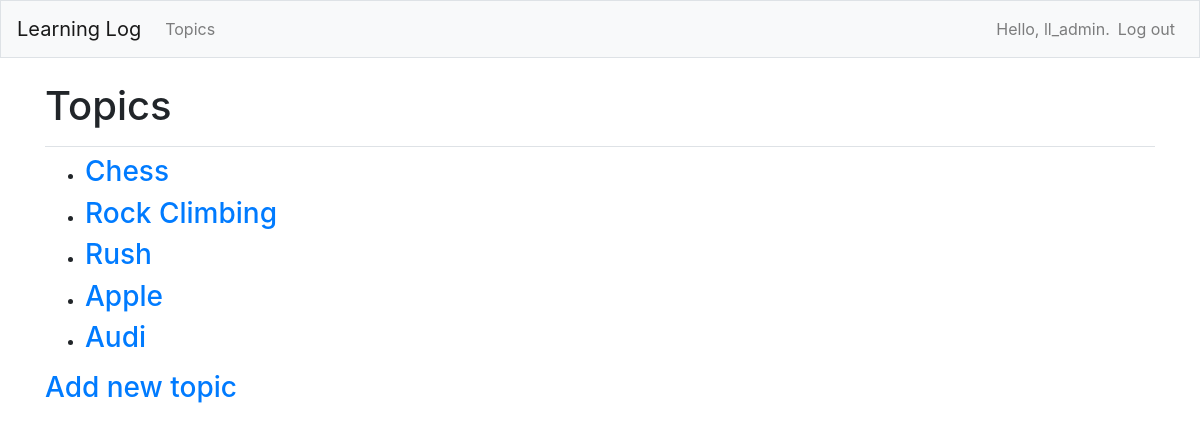
The app's page /topics/ (signed in) with its own data.
### learning_logs/models.py (models this page shows)
class Topic(models.Model):
    text = models.CharField(max_length = 200)
    date_added = models.DateTimeField(auto_now_add = True)
    owner = models.ForeignKey(User, on_delete=models.CASCADE)
    def __str__(self):
        return self.text

### learning_logs/views.py (the view)
# urls.py: path('topics/', views.topics, name='topics'),
@login_required
def topics(request):
    """приказывает Django извлечь из базы данных только
    те объекты Topic, у которых атрибут owner соответствует текущему пользователю. """
    topics = Topic.objects.filter(owner=request.user).order_by('date_added')
    """Контекст представляет собой словарь, в котором ключами являются имена, используемые в шаблоне для обращения к данным,
    а значениями — данные, которые должны передаваться шаблону. В данном случае существует всего одна пара
     «ключ-значение», которая содержит набор тем, отображаемых на странице. """
    context = {'topics': topics}
    return render(request, "learning_logs/topics.html", context)

### learning_logs/templates/learning_logs/topics.html
{% extends "learning_logs/base.html" %}
{% block page_header %}
    <h1>Topics</h1>
{% endblock page_header %}
{% block content %}
    <ul>
        {% for topic in topics %}
            <li>
                <h3>
                    <a href="{% url 'learning_logs:topic' topic.id %}">{{ topic }}</a>
                </h3>
            </li>
        {% empty %}
            <li><h3>No topics have been added yet.</h3></li>
        {% endfor %}
    </ul>
    <h3><a href="{% url 'learning_logs:new_topic' %}">Add new topic</h3>
{% endblock content %}

### learning_logs/templates/learning_logs/base.html (shortened to what this page needs)
{% load bootstrap4 %}
<!doctype html>
<html lang="en">
<head>
    {% bootstrap_css %}
</head>
<body>
    <nav class="navbar navbar-expand-md navbar-light bg-light mb-4 border">
        <a class="navbar-brand" href="{% url 'learning_logs:index'%}">Learning Log</a>
        <div class="collapse navbar-collapse" id="navbarCollapse">
            <ul class="navbar-nav mr-auto">
                <li class="nav-item">
                    <a class="nav-link" href="{% url 'learning_logs:topics'%}">Topics</a>
                </li>
            </ul>
            <ul class="navbar-nav ml-auto">
                {% if user.is_authenticated %}
                <li class="nav-item">
                    <span class="navbar-text"}">Hello, {{ user.username }}.</span>
                </li>
                <li class="nav-item">
                    <a class="nav-link" href="{% url 'users:logout' %}">Log out</a>
                </li>
                {% endif %}
            </ul>
        </div>
    </nav>
    <main role="main" class="container">
        <div class="pb-2 mb-2 border-bottom">
            {% block page_header %}{% endblock page_header %}
        </div>
        <div>
            {% block content %}{% endblock content %}
        </div>
    </main>
</body>
</html>

### records on screen
Topic: text "Chess"
Topic: text "Rock Climbing"
Topic: text "Rush"
Topic: text "Apple"
Topic: text "Audi"

### other values on screen
{{ user.username }} "ll_admin"
